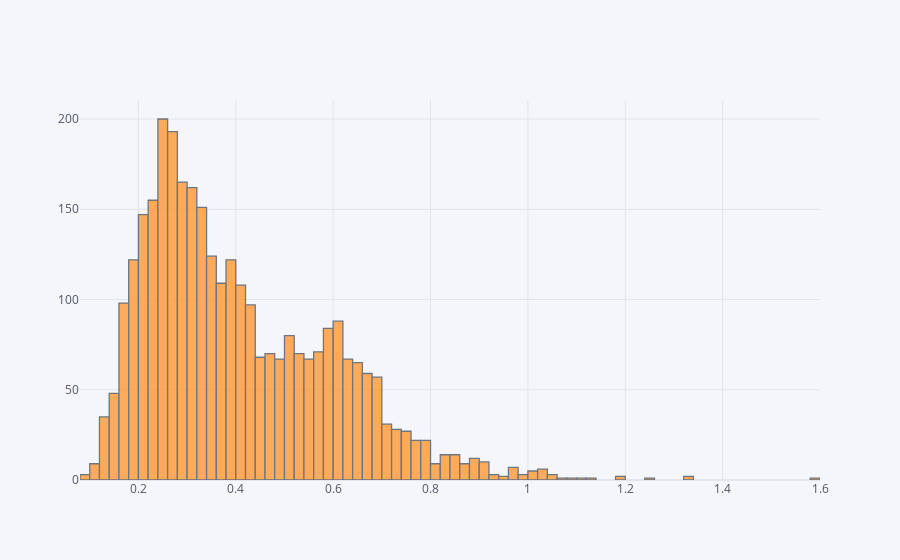

The notebook cell this image was saved under:
### Code cell
df_all['volatile acidity'].iplot(kind='hist');

### Figure 1 — Plotly figure (JSON) as saved in the notebook; plotly's stock layout.template omitted (floating-point values rounded to 4 significant figures; data arrays with more than 128 entries replaced by an {"elided": "..."} marker saying what was removed)
{"data": [{"histfunc": "count", "histnorm": "", "marker": {"color": "rgba(255, 153, 51, 1.0)", "line": {"color": "#4D5663", "width": 1.3}}, "name": "volatile acidity", "opacity": 0.8, "orientation": "v", "type": "histogram", "x": {"elided": "3198 float values"}}], "layout": {"barmode": "overlay", "legend": {"bgcolor": "#F5F6F9", "font": {"color": "#4D5663"}}, "paper_bgcolor": "#F5F6F9", "plot_bgcolor": "#F5F6F9", "title": {"font": {"color": "#4D5663"}}, "xaxis": {"gridcolor": "#E1E5ED", "showgrid": true, "tickfont": {"color": "#4D5663"}, "title": {"font": {"color": "#4D5663"}, "text": ""}, "zerolinecolor": "#E1E5ED"}, "yaxis": {"gridcolor": "#E1E5ED", "showgrid": true, "tickfont": {"color": "#4D5663"}, "title": {"font": {"color": "#4D5663"}, "text": ""}, "zerolinecolor": "#E1E5ED"}}}
